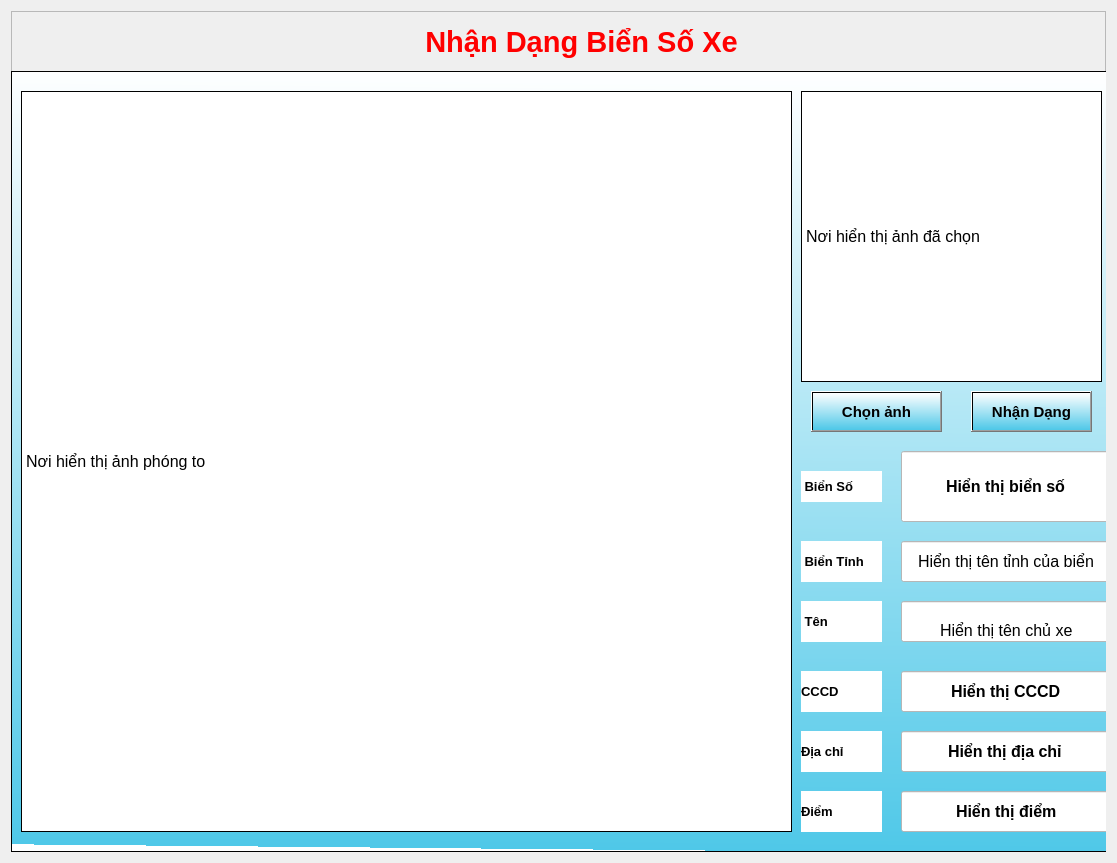
<?xml version="1.0" encoding="UTF-8"?>
<ui version="4.0">
 <class>Frame</class>
 <widget class="QFrame" name="Frame">
  <property name="geometry">
   <rect>
    <x>0</x>
    <y>0</y>
    <width>1117</width>
    <height>863</height>
   </rect>
  </property>
  <property name="windowTitle">
   <string>Frame</string>
  </property>
  <layout class="QVBoxLayout" name="verticalLayout">
   <item>
    <widget class="QFrame" name="frame">
     <property name="frameShape">
      <enum>QFrame::StyledPanel</enum>
     </property>
     <property name="frameShadow">
      <enum>QFrame::Raised</enum>
     </property>
     <widget class="QLabel" name="label">
      <property name="geometry">
       <rect>
        <x>180</x>
        <y>10</y>
        <width>781</width>
        <height>41</height>
       </rect>
      </property>
      <property name="font">
       <font>
        <pointsize>22</pointsize>
        <weight>75</weight>
        <bold>true</bold>
        <underline>false</underline>
        <strikeout>false</strikeout>
       </font>
      </property>
      <property name="styleSheet">
       <string notr="true">color: qconicalgradient(cx:0.5, cy:0.5, angle:0, stop:0 rgba(255, 255, 255, 255), stop:0.373979 rgba(255, 255, 255, 255), stop:0.373991 rgba(33, 30, 255, 255), stop:0.624018 rgba(33, 30, 255, 255), stop:0.624043 rgba(255, 0, 0, 255), stop:1 rgba(255, 0, 0, 255));</string>
      </property>
      <property name="text">
       <string>Nhận Dạng Biển Số Xe</string>
      </property>
      <property name="alignment">
       <set>Qt::AlignCenter</set>
      </property>
     </widget>
     <widget class="QFrame" name="frame_2">
      <property name="geometry">
       <rect>
        <x>0</x>
        <y>60</y>
        <width>1101</width>
        <height>781</height>
       </rect>
      </property>
      <property name="font">
       <font>
        <pointsize>20</pointsize>
        <weight>75</weight>
        <bold>true</bold>
       </font>
      </property>
      <property name="styleSheet">
       <string notr="true">background-color: qlineargradient(spread:repeat, x1:0.701199, y1:1, x2:0.716, y2:0, stop:0 rgba(79, 200, 232, 255), stop:1 rgba(255, 255, 255, 255));</string>
      </property>
      <property name="frameShape">
       <enum>QFrame::StyledPanel</enum>
      </property>
      <property name="frameShadow">
       <enum>QFrame::Raised</enum>
      </property>
      <widget class="QPushButton" name="btn_nhandang">
       <property name="geometry">
        <rect>
         <x>960</x>
         <y>320</y>
         <width>121</width>
         <height>41</height>
        </rect>
       </property>
       <property name="font">
        <font>
         <family>Tahoma</family>
         <pointsize>11</pointsize>
         <weight>75</weight>
         <bold>true</bold>
        </font>
       </property>
       <property name="text">
        <string>Nhận Dạng</string>
       </property>
      </widget>
      <widget class="QPushButton" name="btn_chonanh">
       <property name="geometry">
        <rect>
         <x>800</x>
         <y>320</y>
         <width>131</width>
         <height>41</height>
        </rect>
       </property>
       <property name="font">
        <font>
         <family>Tahoma</family>
         <pointsize>11</pointsize>
         <weight>75</weight>
         <bold>true</bold>
        </font>
       </property>
       <property name="styleSheet">
        <string notr="true"/>
       </property>
       <property name="text">
        <string>Chọn ảnh</string>
       </property>
      </widget>
      <widget class="QLabel" name="lbl_result">
       <property name="geometry">
        <rect>
         <x>10</x>
         <y>20</y>
         <width>771</width>
         <height>741</height>
        </rect>
       </property>
       <property name="focusPolicy">
        <enum>Qt::NoFocus</enum>
       </property>
       <property name="styleSheet">
        <string notr="true">background-color: rgb(255, 255, 255);
font-size:16px</string>
       </property>
       <property name="frameShape">
        <enum>QFrame::Box</enum>
       </property>
       <property name="text">
        <string>Nơi hiển thị ảnh phóng to</string>
       </property>
      </widget>
      <widget class="QLabel" name="original_img">
       <property name="geometry">
        <rect>
         <x>790</x>
         <y>20</y>
         <width>301</width>
         <height>291</height>
        </rect>
       </property>
       <property name="styleSheet">
        <string notr="true">background-color: rgb(255, 255, 255);
font-size:16px</string>
       </property>
       <property name="frameShape">
        <enum>QFrame::Box</enum>
       </property>
       <property name="text">
        <string>Nơi hiển thị ảnh đã chọn</string>
       </property>
      </widget>
      <widget class="QLineEdit" name="let_bienso">
       <property name="geometry">
        <rect>
         <x>890</x>
         <y>380</y>
         <width>211</width>
         <height>71</height>
        </rect>
       </property>
       <property name="font">
        <font>
         <family>Tahoma</family>
         <pointsize>-1</pointsize>
         <weight>75</weight>
         <bold>true</bold>
        </font>
       </property>
       <property name="focusPolicy">
        <enum>Qt::StrongFocus</enum>
       </property>
       <property name="styleSheet">
        <string notr="true">background-color: rgb(255, 255, 255);
font-size:16px</string>
       </property>
       <property name="text">
        <string>Hiển thị biển số</string>
       </property>
       <property name="alignment">
        <set>Qt::AlignCenter</set>
       </property>
      </widget>
      <widget class="QLineEdit" name="let_tinh">
       <property name="geometry">
        <rect>
         <x>890</x>
         <y>470</y>
         <width>211</width>
         <height>41</height>
        </rect>
       </property>
       <property name="font">
        <font>
         <family>Tahoma</family>
         <pointsize>-1</pointsize>
         <weight>50</weight>
         <bold>false</bold>
        </font>
       </property>
       <property name="styleSheet">
        <string notr="true">background-color: rgb(255, 255, 255);
font-size:16px</string>
       </property>
       <property name="text">
        <string>Hiển thị tên tỉnh của biển</string>
       </property>
       <property name="alignment">
        <set>Qt::AlignCenter</set>
       </property>
      </widget>
      <widget class="QLineEdit" name="let_adr">
       <property name="geometry">
        <rect>
         <x>890</x>
         <y>660</y>
         <width>211</width>
         <height>41</height>
        </rect>
       </property>
       <property name="font">
        <font>
         <family>Tahoma</family>
         <pointsize>-1</pointsize>
         <weight>75</weight>
         <bold>true</bold>
        </font>
       </property>
       <property name="styleSheet">
        <string notr="true">background-color: rgb(255, 255, 255);
font-size:16px</string>
       </property>
       <property name="text">
        <string>Hiển thị địa chỉ</string>
       </property>
       <property name="alignment">
        <set>Qt::AlignCenter</set>
       </property>
      </widget>
      <widget class="QLabel" name="label_2">
       <property name="geometry">
        <rect>
         <x>790</x>
         <y>400</y>
         <width>81</width>
         <height>31</height>
        </rect>
       </property>
       <property name="font">
        <font>
         <family>Tahoma</family>
         <pointsize>10</pointsize>
         <weight>75</weight>
         <bold>true</bold>
        </font>
       </property>
       <property name="styleSheet">
        <string notr="true">background-color: rgb(255, 255, 255);</string>
       </property>
       <property name="text">
        <string> Biển Số</string>
       </property>
      </widget>
      <widget class="QLabel" name="label_3">
       <property name="geometry">
        <rect>
         <x>790</x>
         <y>470</y>
         <width>81</width>
         <height>41</height>
        </rect>
       </property>
       <property name="font">
        <font>
         <family>Tahoma</family>
         <pointsize>10</pointsize>
         <weight>75</weight>
         <bold>true</bold>
        </font>
       </property>
       <property name="styleSheet">
        <string notr="true">background-color: rgb(255, 255, 255);</string>
       </property>
       <property name="text">
        <string> Biển Tỉnh</string>
       </property>
      </widget>
      <widget class="QLabel" name="label_4">
       <property name="geometry">
        <rect>
         <x>790</x>
         <y>530</y>
         <width>81</width>
         <height>41</height>
        </rect>
       </property>
       <property name="font">
        <font>
         <family>Tahoma</family>
         <pointsize>10</pointsize>
         <weight>75</weight>
         <bold>true</bold>
        </font>
       </property>
       <property name="styleSheet">
        <string notr="true">background-color: rgb(255, 255, 255);</string>
       </property>
       <property name="text">
        <string> Tên</string>
       </property>
      </widget>
      <widget class="QLineEdit" name="let_ngay">
       <property name="geometry">
        <rect>
         <x>890</x>
         <y>600</y>
         <width>211</width>
         <height>41</height>
        </rect>
       </property>
       <property name="font">
        <font>
         <family>Tahoma</family>
         <pointsize>-1</pointsize>
         <weight>75</weight>
         <bold>true</bold>
        </font>
       </property>
       <property name="styleSheet">
        <string notr="true">background-color: rgb(255, 255, 255);
font-size:16px</string>
       </property>
       <property name="text">
        <string>Hiển thị CCCD</string>
       </property>
       <property name="alignment">
        <set>Qt::AlignCenter</set>
       </property>
      </widget>
      <widget class="QLabel" name="label_8">
       <property name="geometry">
        <rect>
         <x>790</x>
         <y>660</y>
         <width>81</width>
         <height>41</height>
        </rect>
       </property>
       <property name="font">
        <font>
         <family>Tahoma</family>
         <pointsize>10</pointsize>
         <weight>75</weight>
         <bold>true</bold>
        </font>
       </property>
       <property name="styleSheet">
        <string notr="true">background-color: rgb(255, 255, 255);</string>
       </property>
       <property name="text">
        <string>Địa chỉ</string>
       </property>
      </widget>
      <widget class="QLabel" name="label_9">
       <property name="geometry">
        <rect>
         <x>790</x>
         <y>600</y>
         <width>81</width>
         <height>41</height>
        </rect>
       </property>
       <property name="font">
        <font>
         <family>Tahoma</family>
         <pointsize>10</pointsize>
         <weight>75</weight>
         <bold>true</bold>
        </font>
       </property>
       <property name="styleSheet">
        <string notr="true">background-color: rgb(255, 255, 255);</string>
       </property>
       <property name="text">
        <string>CCCD</string>
       </property>
      </widget>
      <widget class="QLineEdit" name="let_ten">
       <property name="geometry">
        <rect>
         <x>890</x>
         <y>530</y>
         <width>211</width>
         <height>41</height>
        </rect>
       </property>
       <property name="font">
        <font>
         <family>Tahoma</family>
         <pointsize>-1</pointsize>
         <weight>50</weight>
         <bold>false</bold>
        </font>
       </property>
       <property name="styleSheet">
        <string notr="true">background-color: rgb(255, 255, 255);
font-size:16px</string>
       </property>
       <property name="text">
        <string>Hiển thị tên chủ xe</string>
       </property>
       <property name="alignment">
        <set>Qt::AlignBottom|Qt::AlignHCenter</set>
       </property>
      </widget>
      <widget class="QLabel" name="label_10">
       <property name="geometry">
        <rect>
         <x>790</x>
         <y>720</y>
         <width>81</width>
         <height>41</height>
        </rect>
       </property>
       <property name="font">
        <font>
         <family>Tahoma</family>
         <pointsize>10</pointsize>
         <weight>75</weight>
         <bold>true</bold>
        </font>
       </property>
       <property name="styleSheet">
        <string notr="true">background-color: rgb(255, 255, 255);</string>
       </property>
       <property name="text">
        <string>Điểm</string>
       </property>
      </widget>
      <widget class="QLineEdit" name="let_score">
       <property name="geometry">
        <rect>
         <x>890</x>
         <y>720</y>
         <width>211</width>
         <height>41</height>
        </rect>
       </property>
       <property name="font">
        <font>
         <family>Tahoma</family>
         <pointsize>-1</pointsize>
         <weight>75</weight>
         <bold>true</bold>
        </font>
       </property>
       <property name="styleSheet">
        <string notr="true">background-color: rgb(255, 255, 255);
font-size:16px</string>
       </property>
       <property name="text">
        <string>Hiển thị điểm</string>
       </property>
       <property name="alignment">
        <set>Qt::AlignCenter</set>
       </property>
      </widget>
     </widget>
     <zorder>frame_2</zorder>
     <zorder>label</zorder>
    </widget>
   </item>
  </layout>
 </widget>
 <resources/>
 <connections/>
</ui>
